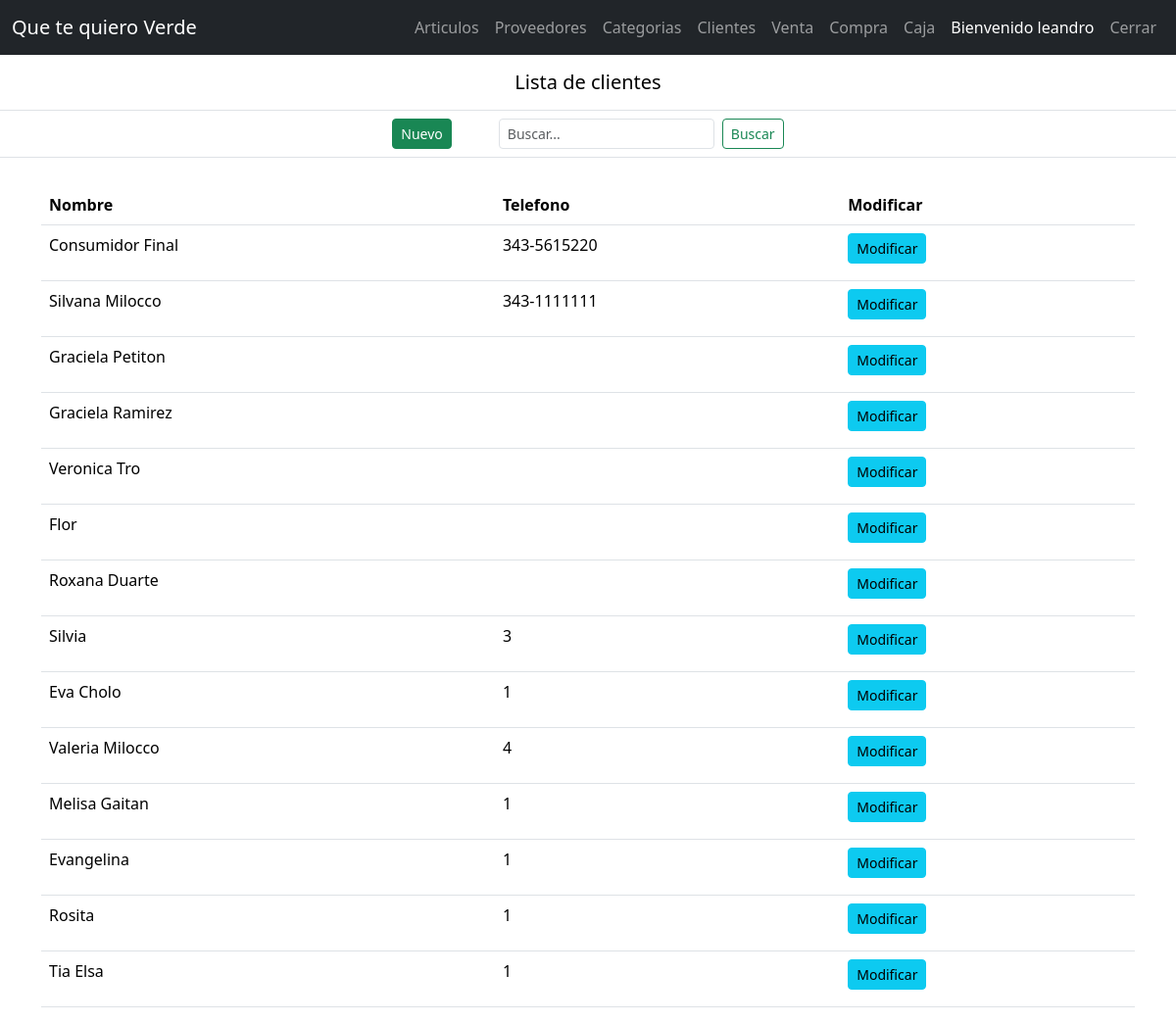
Page /clientes/lista (signed in) on the committed database.
### tienda/modelos/user.py (models this page shows, shortened)
class User(db.Model):
    id = db.Column(db.Integer, primary_key = True)
    username = db.Column(db.String(20), unique = True, nullable = False)
    password = db.Column(db.Text, nullable = False)
    apellido = db.Column(db.String(40))
    nombre = db.Column(db.String(40))
    cuit = db.Column(db.String(12))
    tcliente = db.Column(db.String(40))
    direccion = db.Column(db.String(60))
    telefono = db.Column(db.String(40))
    email = db.Column(db.String(40))
    fechanac = db.Column(db.String(40))

### tienda/modelos/cliente.py (models this page shows, shortened)
class Cliente(db.Model):
    id = db.Column(db.Integer, primary_key = True)
    nombre = db.Column(db.String(50), unique = True, nullable = False)
    direccion = db.Column(db.String(50), nullable = False)
    telefono = db.Column(db.String(20), nullable = False)
    email = db.Column(db.String(50), nullable = False)

### tienda/routers/clientes.py (the view)
@bp.route('/lista')
@login_required
@login_admin
def lista():
    q = request.args.get('q')
    if q:
        _clientes = cliente.Cliente.query.filter(cliente.Cliente.nombre.contains(q))
    else:
        _clientes = cliente.Cliente.query.all()
    return render_template('cliente/lista.html', clientes = _clientes )

### tienda/routers/auth.py (called while the page is built)
@bp.before_app_request
def load_logged_in_user():
    user_id = session.get('user_id')
    if user_id is None:
        g.user = None
    else:
        g.user = user.User.query.get_or_404(user_id)

def login_required(view):
    @functools.wraps(view)
    def wrapped_view(**kwargs):
        if g.user is None:
            return redirect(url_for('auth.login'))
        return view(**kwargs)
    return wrapped_view

def login_admin(view):
    @functools.wraps(view)
    def wrapped_view(**kwargs):
        if g.user.tcliente != "Administrador":
            return redirect(url_for('ventas.principal'))
        return view(**kwargs)
    return wrapped_view

### tienda/templates/cliente/lista.html
{% extends 'base.html' %}
{% block content %}
<section class="container-fuid">
    <nav class="navbar">
        <table class="table table-responsive">
            <thead>
                <tr>
                    <th class="col"><h5 class="text-center">{% block title %}Lista de clientes{% endblock %}</h5></th>
                </tr>
            </thead>
            <tbody>
                <tr>
                    <td class="d-flex justify-content-center">
                        <form class="d-flex" method="get">
                            <a href="{{url_for('clientes.crear')}}" class="btn btn-success btn-sm  me-5">Nuevo</a>
                            <input class="form-control form-control-sm me-2" type="search" placeholder="Buscar..." aria-label="Search" name="q">
                            <button class="btn btn-outline-success btn-sm" type="submit">Buscar</button>
                        </form>
                    </td>
                </tr>
            </tbody>
        </table>
    </nav>
    <div class="container mt-1">
        <table class="table table-responsive table-hover">
            <thead>
                <tr>
                    <th class="col">Nombre</th>
                    <th class="col">Telefono</th>
                    <th class="col" colspan="1">Modificar</th>
                </tr>
            </thead>
            <tbody>
                {% for cliente in clientes %}
                <tr>
                    <td>
                        <p>{{ cliente.nombre }}</p>
                    </td>
                    <td>
                        <p>{{ cliente.telefono }}</p>
                    </td>
                    <td>
                        <a href="{{url_for('clientes.modificar', id = cliente.id)}}" class="btn btn-info btn-sm">Modificar</a>
                    </td>
                </tr>
                {% endfor %}
            </tbody>
        </table>
    </div>
</section>
{% endblock %}

### tienda/templates/base.html (shortened to what this page needs)
<!DOCTYPE html>
<html lang="en">
<head>
    <link href="https://cdn.jsdelivr.net/npm/bootstrap@5.3.1/dist/css/bootstrap.min.css" rel="stylesheet" >
    <link rel="stylesheet" href="https://stackpath.bootstrapcdn.com/font-awesome/4.7.0/css/font-awesome.min.css">
    <link rel="stylesheet" href="https://cdn.jsdelivr.net/npm/bootstrap-icons@1.11.0/font/bootstrap-icons.css">
</head>
<body>
    {% include '_navbar.html' %}
    {% block content %}
    {% endblock %}
</body>
</html>

### tienda/templates/_navbar.html (shortened to what this page needs)
<nav class="navbar navbar-expand-md navbar-dark bg-dark">
    <div class="container-fluid">
      <a class="navbar-brand" href="">Que te quiero Verde</a>
      <div class="collapse navbar-collapse justify-content-end" id="navbarNav">
        <ul class="navbar-nav">
          {% if g.user %}
            <li class="nav-item">
              <a class="nav-link" href="{{url_for('articulos.lista')}}">Articulos</a>
            </li>
            {% if g.user.tcliente == "Administrador" %}
              <li class="nav-item">
                <a class="nav-link" href="{{url_for('proveedores.lista')}}">Proveedores</a>
              </li>
              <li class="nav-item">
                <a class="nav-link" href="{{url_for('categorias.lista')}}">Categorias</a>
              </li>
              <li class="nav-item">
                <a class="nav-link" href="{{url_for('clientes.lista')}}">Clientes</a>
              </li>
              <li class="nav-item">
                <a class="nav-link" href="{{url_for('ventas.lista')}}">Venta</a>
              </li>
              <li class="nav-item">
                <a class="nav-link" href="{{url_for('compras.lista')}}">Compra</a>
              </li>
              <li class="nav-item">
                <a class="nav-link" href="{{url_for('cajas.lista')}}">Caja</a>
              </li>
            {% else %}
              <li class="nav-item">
                <a class="nav-link" href="">Carrito de Compras</a>
              </li>
            {% endif %}
            <li class="nav-item">
              <span class="nav-link active">Bienvenido {{ g.user.username }}</span>
            </li>
            <li class="nav-item">
              <a class="nav-link" href="{{url_for('auth.logout')}}">Cerrar</a>
            </li>
          {% endif %}
        </ul>
      </div>
    </div>
</nav>

### rows in the picture
User: user.username "leandro"
Cliente: nombre "Consumidor Final", telefono "343-5615220"
Cliente: nombre "Silvana Milocco", telefono "343-1111111"
Cliente: nombre "Graciela Petiton"
Cliente: nombre "Graciela Ramirez"
Cliente: nombre "Veronica Tro"
Cliente: nombre "Flor"
Cliente: nombre "Roxana Duarte"
Cliente: nombre "Silvia", telefono "3"
Cliente: nombre "Eva Cholo", telefono "1"
Cliente: nombre "Valeria Milocco", telefono "4"
Cliente: nombre "Melisa Gaitan", telefono "1"
Cliente: nombre "Evangelina", telefono "1"
Cliente: nombre "Rosita", telefono "1"
Cliente: nombre "Tia Elsa", telefono "1"
